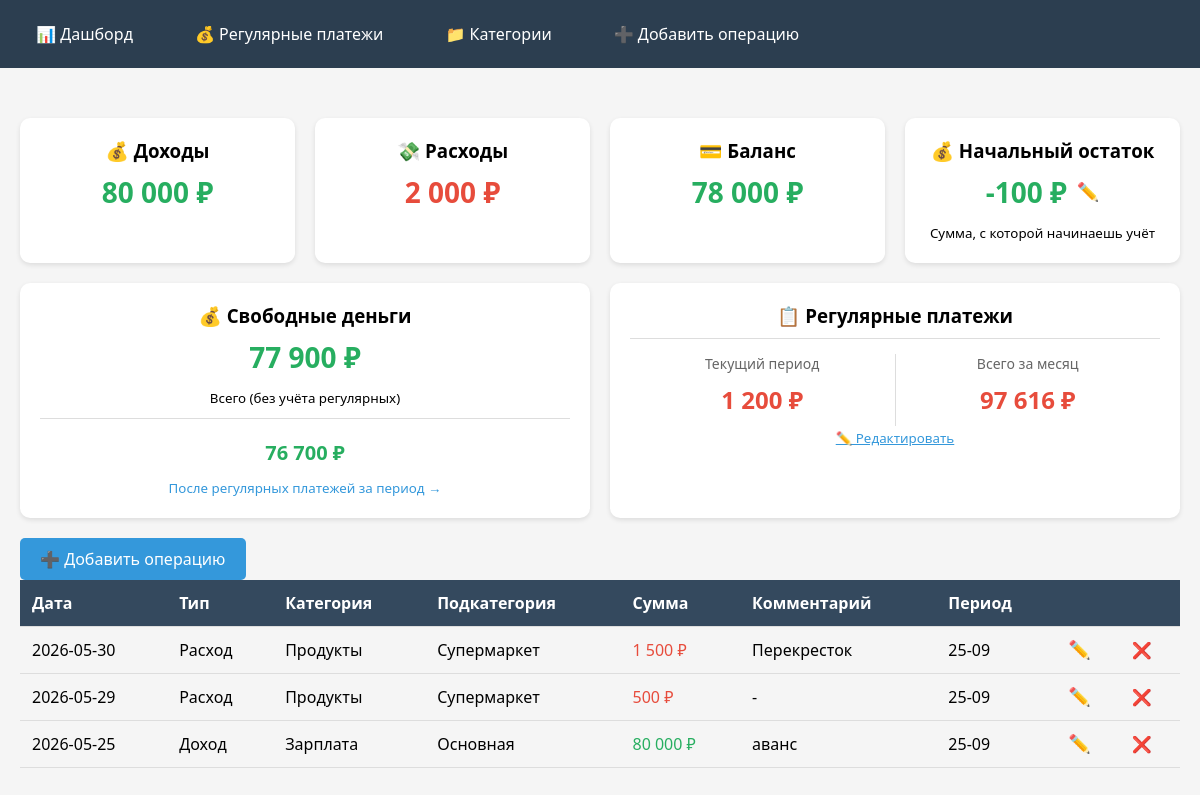
The page / on the database its author committed.
### tables this page shows
CREATE TABLE operations (
                id INTEGER PRIMARY KEY AUTOINCREMENT,
                date TEXT NOT NULL,
                type TEXT NOT NULL,
                category TEXT NOT NULL,
                subcategory TEXT,
                amount REAL NOT NULL,
                comment TEXT,
                period TEXT
            );

### routes/main.py (the view)
    @app.route('/')
    def index():
        today = date.today()
        current_money = get_current_money()
        with get_db() as conn:
            operations = conn.execute('SELECT * FROM operations ORDER BY date DESC LIMIT 30').fetchall()
            total_income = conn.execute('SELECT COALESCE(SUM(amount), 0) FROM operations WHERE type="Доход"').fetchone()[0]
            total_expense = conn.execute('SELECT COALESCE(SUM(amount), 0) FROM operations WHERE type="Расход"').fetchone()[0]
            balance = total_income - total_expense
        if 10 <= today.day <= 24:
            period_start, period_end = 10, 24
        else:
            period_start, period_end = 25, 9
        regular_this_period = get_regular_payments_for_period(today, period_start, period_end)
        regular_total = get_regular_total_for_month()
        free_money_total = current_money + total_income - total_expense
        free_money_after_regular = free_money_total - regular_this_period
        if free_money_after_regular < 0:
            traffic_light = "red"
            traffic_text = "⚠️ КАССОВЫЙ РАЗРЫВ!"
        elif free_money_after_regular < 5000:
            traffic_light = "yellow"
            traffic_text = "⚠️ Осторожно: остаток меньше 5000 ₽"
        else:
            traffic_light = "green"
            traffic_text = "✅ Всё хорошо"
        next_income = get_next_income_date(today)
        days_to_income = (next_income - today).days
        return render_template('index.html',
                               operations=operations,
                               total_income=total_income,
                               total_expense=total_expense,
                               balance=balance,
                               free_money_total=free_money_total,
                               free_money_after_regular=free_money_after_regular,
                               days_to_income=days_to_income,
                               next_income=next_income,
                               traffic_light=traffic_light,
                               traffic_text=traffic_text,
                               regular_total=regular_total,
                               regular_this_period=regular_this_period,
                               current_money=current_money)

### database.py (called while the page is built)
def get_db():
    conn = sqlite3.connect('finance.db')
    conn.row_factory = sqlite3.Row
    return conn

def get_current_money():
    with get_db() as conn:
        result = conn.execute('SELECT value FROM settings WHERE key = "current_money"').fetchone()
        return float(result['value']) if result else 45000

### utils.py (called while the page is built)
def get_next_income_date(today):
    if today.day < SALARY_DAY:
        return date(today.year, today.month, SALARY_DAY)
    elif today.day < ADVANCE_DAY:
        return date(today.year, today.month, ADVANCE_DAY)
    else:
        next_month = today.month + 1
        year = today.year
        if next_month > 12:
            next_month = 1
            year += 1
        return date(year, next_month, SALARY_DAY)

def get_regular_total_for_month():
    from database import get_db
    with get_db() as conn:
        result = conn.execute('SELECT SUM(amount) FROM regular_payments').fetchone()[0]
        return result or 0

### templates/index.html (shortened to what this page needs)
{% extends "base.html" %}
{% block content %}
<div class="stats-grid">
    <div class="stat-card">
        <h3>💰 Доходы</h3>
        <div class="stat-value income">{{ "{:,.0f}".format(total_income).replace(",", " ") }} ₽</div>
    </div>
    <div class="stat-card">
        <h3>💸 Расходы</h3>
        <div class="stat-value expense">{{ "{:,.0f}".format(total_expense).replace(",", " ") }} ₽</div>
    </div>
    <div class="stat-card">
        <h3>💳 Баланс</h3>
        <div class="stat-value {{ 'income' if balance >= 0 else 'expense' }}">{{ "{:,.0f}".format(balance).replace(",",
            " ") }} ₽
        </div>
    </div>
    <div class="stat-card">
        <h3>💰 Начальный остаток</h3>
        <div class="stat-value income" style="display: flex; align-items: center; justify-content: center; gap: 10px;">
            {{ "{:,.0f}".format(current_money).replace(",", " ") }} ₽
            <button onclick="showMoneyModal()" class="edit-btn">✏️</button>
        </div>
        <small>Сумма, с которой начинаешь учёт</small>
    </div>
</div>
<div class="stats-grid">
    <div class="stat-card">
        <h3>💰 Свободные деньги</h3>
        <div class="stat-value {{ 'income' if free_money_total >= 0 else 'expense' }}">
            {{ "{:,.0f}".format(free_money_total).replace(",", " ") }} ₽
        </div>
        <small>Всего (без учёта регулярных)</small>
        <div style="margin-top: 10px; padding-top: 10px; border-top: 1px solid #ddd;">
            <div class="stat-value {{ 'income' if free_money_after_regular >= 0 else 'expense' }}"
                 style="font-size: 20px;">
                {{ "{:,.0f}".format(free_money_after_regular).replace(",", " ") }} ₽
            </div>
            <small>
                <a href="{{ url_for('regular', filter='current') }}" style="color: #3498db; text-decoration: none;">
                    После регулярных платежей за период →
                </a>
            </small>
        </div>
    </div>
    <div class="stat-card">
        <h3>📋 Регулярные платежи</h3>
        <div style="display: flex; justify-content: space-between; align-items: center; border-top: 1px solid #ddd; padding-top: 15px; margin-top: 10px;">
            <div style="flex: 1; text-align: center; border-right: 1px solid #ddd;">
                <div style="font-size: 14px; color: #666;">Текущий период</div>
                <div class="stat-value expense" style="font-size: 24px;">{{
                    "{:,.0f}".format(regular_this_period).replace(",", " ") }} ₽
                </div>
            </div>
            <div style="flex: 1; text-align: center;">
                <div style="font-size: 14px; color: #666;">Всего за месяц</div>
                <div class="stat-value expense" style="font-size: 24px;">{{ "{:,.0f}".format(regular_total).replace(",",
                    " ") }} ₽
                </div>
            </div>
        </div>
        <small><a href="{{ url_for('regular') }}" style="color: #3498db;">✏️ Редактировать</a></small>
    </div>
</div>
<a href="{{ url_for('add') }}" class="btn">➕ Добавить операцию</a>
<table>
    <thead>
    <tr>
        <th>Дата</th>
        <th>Тип</th>
        <th>Категория</th>
        <th>Подкатегория</th>
        <th>Сумма</th>
        <th>Комментарий</th>
        <th>Период</th>
        <th></th>
        <th></th>
    </tr>
    </thead>
    <tbody>
    {% for op in operations %}
    <tr>
        <td>{{ op.date }}</td>
        <td>{{ op.type }}</td>
        <td>{{ op.category }}</td>
        <td>{{ op.subcategory or '-' }}</td>
        <td class="{{ 'income' if op.type == 'Доход' else 'expense' }}">{{ "{:,.0f}".format(op.amount).replace(",", " ")
            }} ₽
        </td>
        <td>{{ op.comment or '-' }}</td>
        <td>{{ op.period }}</td>
        <td>
            <button class="edit-btn" data-id="{{ op.id }}">✏️</button>
        </td>
        <td><a href="{{ url_for('delete', id=op.id) }}" class="delete" onclick="return confirm('Удалить?')">❌</a></td>
    </tr>
    {% else %}
    <tr>
        <td colspan="9" style="text-align: center;">Нет операций. Добавьте первую!</td>
    </tr>
    {% endfor %}
    </tbody>
</table>
{% endblock %}

### static/css/style.css (style rules this page uses)
* { margin: 0; padding: 0; box-sizing: border-box; }
body { font-family: 'Segoe UI', Tahoma, Geneva, Verdana, sans-serif; background: #f5f5f5; }
.stats-grid { display: grid; grid-template-columns: repeat(auto-fit, minmax(250px, 1fr)); gap: 20px; margin-bottom: 20px; }
.stat-card { background: white; border-radius: 10px; padding: 20px; text-align: center; box-shadow: 0 2px 5px rgba(0, 0, 0, 0.1); }
.stat-value { font-size: 28px; font-weight: bold; margin: 10px 0; }
.income { color: #27ae60; }
.expense { color: #e74c3c; }
table { width: 100%; border-collapse: collapse; }
th, td { padding: 12px; text-align: left; border-bottom: 1px solid #ddd; }
th { background: #34495e; color: white; }
.btn { display: inline-block; background: #3498db; color: white; padding: 10px 20px; text-decoration: none; border-radius: 5px; border: none; cursor: pointer; transition: background 0.3s; }
.delete { color: #e74c3c; text-decoration: none; }
.edit-btn { background: none; border: none; cursor: pointer; font-size: 18px; }

### rows shown on the page
operations: date "2026-05-30", type "Расход", category "Продукты", subcategory "Супермаркет", amount "1 500", comment "Перекресток", period "25-09"
operations: date "2026-05-29", type "Расход", category "Продукты", subcategory "Супермаркет", amount "500", comment "-", period "25-09"
operations: date "2026-05-25", type "Доход", category "Зарплата", subcategory "Основная", amount "80 000", comment "аванс", period "25-09"

### other values the page prints
{{ "{:,.0f}".format(total_income).replace(",", " ") }} "80 000"
{{ "{:,.0f}".format(total_expense).replace(",", " ") }} "2 000"
{{ "{:,.0f}".format(balance).replace(",",
            " ") }} "78 000"
{{ "{:,.0f}".format(current_money).replace(",", " ") }} "-100"
{{ "{:,.0f}".format(free_money_total).replace(",", " ") }} "77 900"
{{ "{:,.0f}".format(free_money_after_regular).replace(",", " ") }} "76 700"
{{ "{:,.0f}".format(regular_this_period).replace(",", " ") }} "1 200"
{{ "{:,.0f}".format(regular_total).replace(",",
                    " ") }} "97 616"
